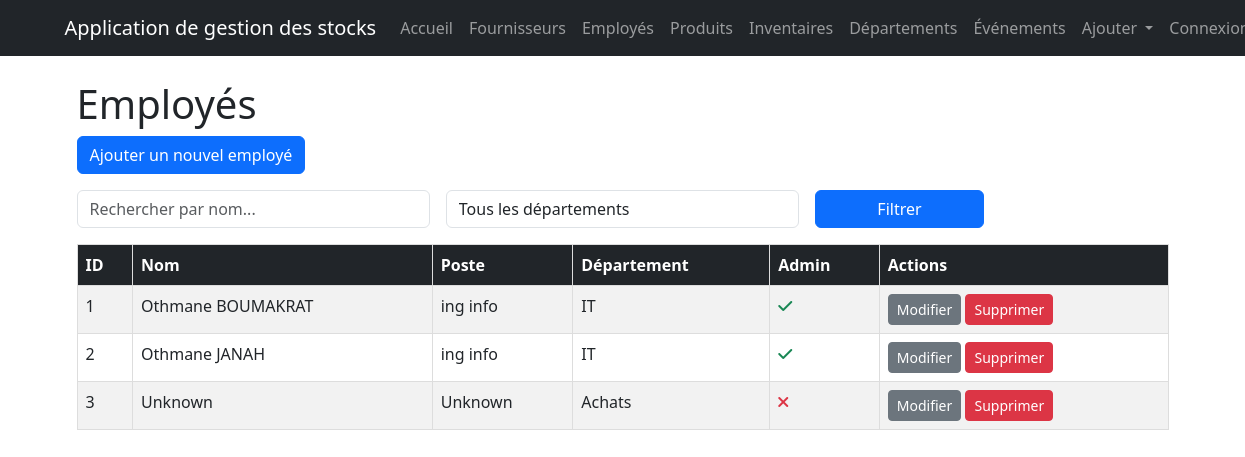
Page /employes/ on the committed database.
### BeyondComV2/models.py (models this page shows, shortened)
class Employe(models.Model):
    employe_id = models.AutoField(primary_key=True)
    nom = models.CharField(max_length=100)
    poste = models.CharField(max_length=100)
    departement_de_travail = models.ForeignKey('Departement', on_delete=models.SET_NULL, null=True)
    est_admin = models.BooleanField(default=False)

class Departement(models.Model):
    departement_id = models.AutoField(primary_key=True)
    department_name = models.CharField(max_length=100)
    def __str__(self):
        return self.department_name

### BeyondComV2/views.py (the view)
# urls.py: path('employes/', employe_list, name='employe_list'),
def employe_list(request):
    search_query = request.GET.get('search', '')
    department_filter = request.GET.get('department', '')
    employes = Employe.objects.all()
    if search_query:
        employes = employes.filter(nom__icontains=search_query)
    if department_filter:
        employes = employes.filter(departement_de_travail__department_name=department_filter)
    departments = Departement.objects.all()
    return render(request, 'BeyondComV2/employe_list.html', {'employes': employes, 'departments': departments})

### BeyondComV2/models.py (called while the page is built)
    def handle_event_pre_date(self):
        try:
            with transaction.atomic():
                products_to_update = self.list_of_products.filter(etat_InOut='IN')
                if products_to_update.exists():
                    for inventaire in products_to_update:
                        inventaire.etat_InOut = 'OUT'
                        inventaire.save()
                    print(f"Products moved OUT for event: {self.event_name}")
                return True
        except Exception as e:
            print(f"Error in handle_event_pre_date: {str(e)}")
            return False

    def handle_event_post_date(self):
        try:
            with transaction.atomic():
                products_to_update = self.list_of_products.filter(etat_InOut='OUT')
                if products_to_update.exists():
                    for inventaire in products_to_update:
                        inventaire.etat_InOut = 'IN'
                        inventaire.save()
                    print(f"Products moved IN for event: {self.event_name}")
                return True
        except Exception as e:
            print(f"Error in handle_event_post_date: {str(e)}")
            return False

    def save(self, *args, **kwargs):
        is_new = self.pk is None
        super().save(*args, **kwargs)
        if is_new:
            current_time = timezone.now()
            if current_time >= self.event_pre_date:
                self.handle_event_pre_date()
            if current_time >= self.event_post_date:
                self.handle_event_post_date()

### BeyondComV2/templates/BeyondComV2/employe_list.html (shortened to what this page needs)
{% extends 'BeyondComV2/base.html' %}
{% block content %}
<div class="container">
    <h1>Employés</h1>
    <a class="btn btn-primary mb-3" href="{% url 'employe_create' %}">Ajouter un nouvel employé</a>
    <div class="mb-3">
        <form method="get" class="row g-3">
            <div class="col-md-4">
                <input type="text" name="search" class="form-control" placeholder="Rechercher par nom...">
            </div>
            <div class="col-md-4">
                <select name="department" class="form-control">
                    <option value="" selected>Tous les départements</option>
                </select>
            </div>
            <div class="col-md-2">
                <button type="submit" class="btn btn-primary w-100">Filtrer</button>
            </div>
        </form>
    </div>
    <table class="table table-striped table-hover">
        <thead class="table-dark">
            <tr>
                <th>ID</th>
                <th>Nom</th>
                <th>Poste</th>
                <th>Département</th>
                <th>Admin</th>
                <th>Actions</th>
            </tr>
        </thead>
        <tbody>
            {% for employe in employes %}
            <tr>
                <td>{{ employe.employe_id }}</td>
                <td>{{ employe.nom }}</td>
                <td>{{ employe.poste }}</td>
                <td>{{ employe.departement_de_travail }}</td>
                <td>
                    {% if employe.est_admin %}
                        <i class="fas fa-check text-success"></i>
                    {% else %}
                        <i class="fas fa-times text-danger"></i>
                    {% endif %}
                </td>
                <td>
                    <a class="btn btn-secondary btn-sm" href="{% url 'employe_update' employe.pk %}">Modifier</a>
                    <a class="btn btn-danger btn-sm" href="{% url 'employe_delete' employe.pk %}">Supprimer</a>
                </td>
            </tr>
            {% endfor %}
        </tbody>
    </table>
</div>
{% endblock %}

### BeyondComV2/templates/BeyondComV2/base.html (style rules this page uses)
table { width: 100%; border-collapse: collapse; }
th, td { border: 1px solid #ddd; padding: 8px; text-align: left; }
th { background-color: #f2f2f2; }

### rows in the picture
Employe: employe_id "1", nom "Othmane BOUMAKRAT", poste "ing info", departement_de_travail "IT", est_admin True (drawn)
Employe: employe_id "2", nom "Othmane JANAH", poste "ing info", departement_de_travail "IT", est_admin True (drawn)
Employe: employe_id "3", nom "Unknown", poste "Unknown", departement_de_travail "Achats", est_admin False (drawn)
